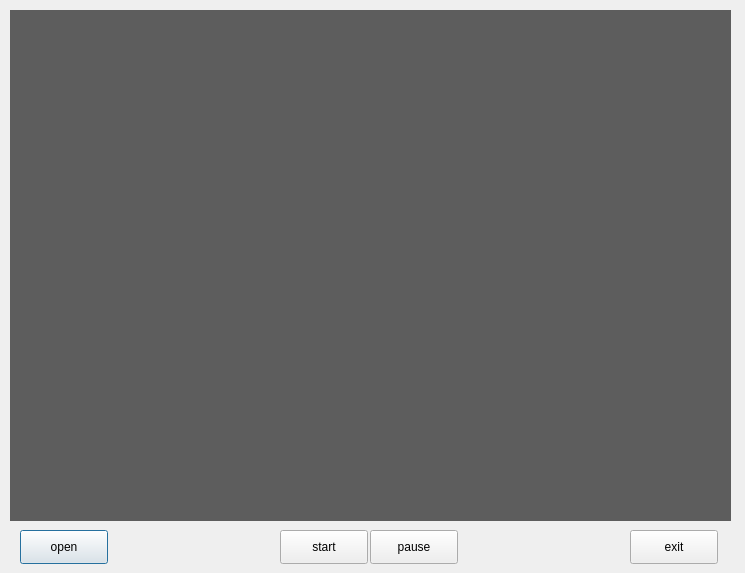
<?xml version="1.0" encoding="UTF-8"?>
<ui version="4.0">
 <class>Dialog</class>
 <widget class="QDialog" name="Dialog">
  <property name="geometry">
   <rect>
    <x>0</x>
    <y>0</y>
    <width>745</width>
    <height>573</height>
   </rect>
  </property>
  <property name="minimumSize">
   <size>
    <width>745</width>
    <height>573</height>
   </size>
  </property>
  <property name="maximumSize">
   <size>
    <width>745</width>
    <height>573</height>
   </size>
  </property>
  <property name="windowTitle">
   <string>RhythmBeater</string>
  </property>
  <widget class="QLabel" name="label">
   <property name="geometry">
    <rect>
     <x>10</x>
     <y>10</y>
     <width>721</width>
     <height>511</height>
    </rect>
   </property>
   <property name="styleSheet">
    <string notr="true">background-color: rgb(93, 93, 93);</string>
   </property>
   <property name="text">
    <string/>
   </property>
  </widget>
  <widget class="QPushButton" name="open_pushButton">
   <property name="geometry">
    <rect>
     <x>20</x>
     <y>530</y>
     <width>88</width>
     <height>34</height>
    </rect>
   </property>
   <property name="text">
    <string>open</string>
   </property>
  </widget>
  <widget class="QPushButton" name="exit_pushButton">
   <property name="geometry">
    <rect>
     <x>630</x>
     <y>530</y>
     <width>88</width>
     <height>34</height>
    </rect>
   </property>
   <property name="text">
    <string>exit</string>
   </property>
  </widget>
  <widget class="QPushButton" name="start_pushButton">
   <property name="geometry">
    <rect>
     <x>280</x>
     <y>530</y>
     <width>88</width>
     <height>34</height>
    </rect>
   </property>
   <property name="text">
    <string>start</string>
   </property>
  </widget>
  <widget class="QPushButton" name="pause_pushButton">
   <property name="geometry">
    <rect>
     <x>370</x>
     <y>530</y>
     <width>88</width>
     <height>34</height>
    </rect>
   </property>
   <property name="text">
    <string>pause</string>
   </property>
  </widget>
  <widget class="QLabel" name="text_label">
   <property name="geometry">
    <rect>
     <x>10</x>
     <y>10</y>
     <width>721</width>
     <height>31</height>
    </rect>
   </property>
   <property name="text">
    <string/>
   </property>
  </widget>
 </widget>
 <resources/>
 <connections/>
</ui>
